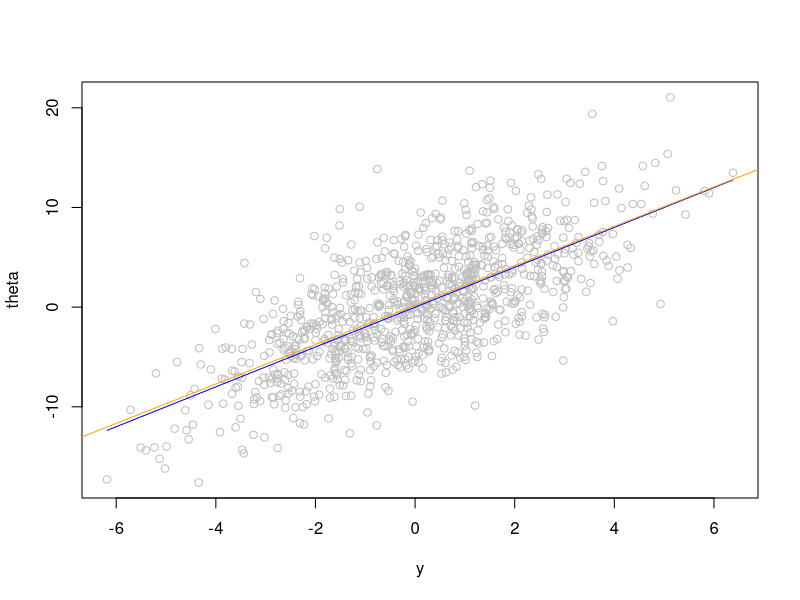
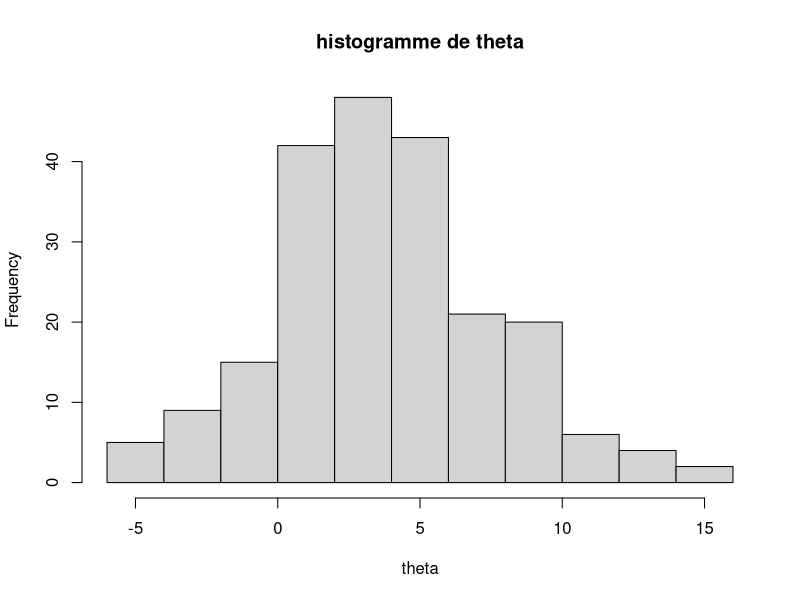
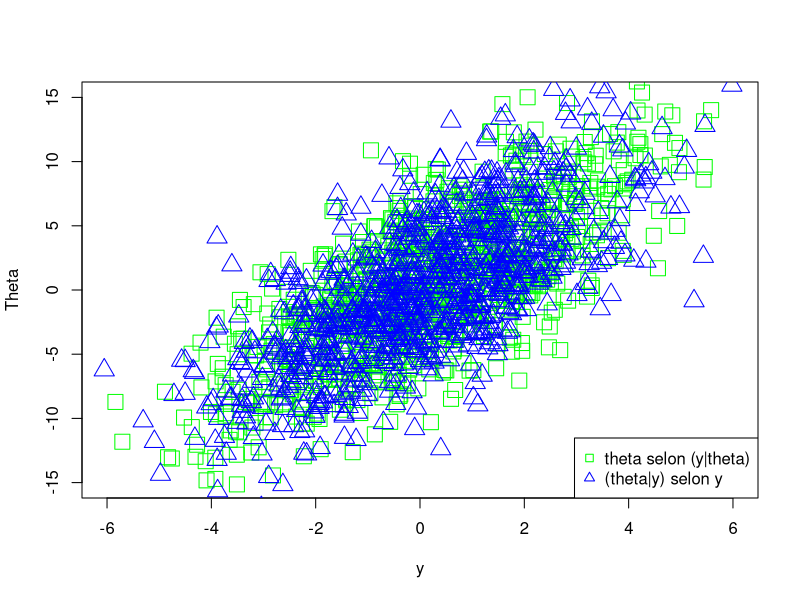
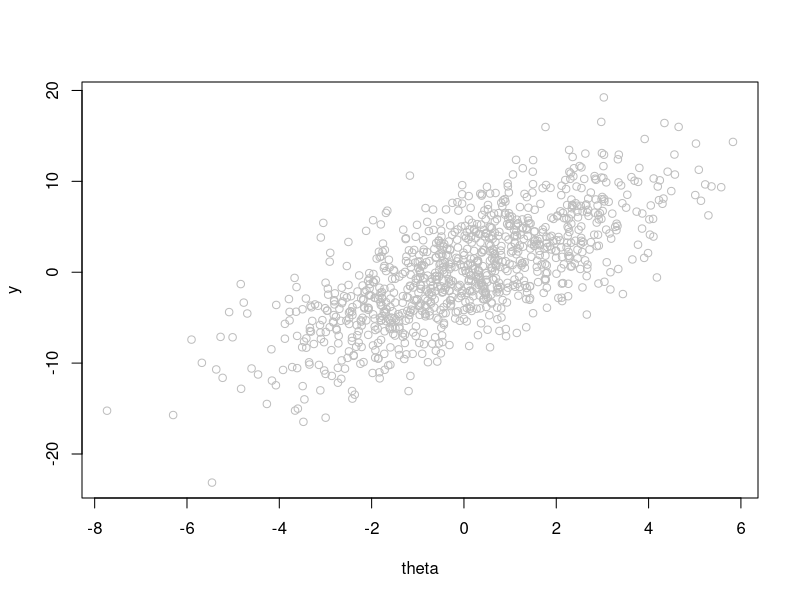

The R script that drew these images, in order:
## ---- chunk 1
  
taille <- 1000

#On tire les thetas 
theta <- rnorm(taille, 0, 32) #je ne sais pas si il veut la variance ou l'ecart-type

#on tire les y sachant theta

y <- rnorm(taille, theta/4, 2)

## ---- chunk 2
  
taille <- 1000

#On tire les thetas 
theta <- rnorm(taille, 0, sqrt(32)) #je ne sais pas si il veut la variance ou l'ecart-type

#on tire les y sachant theta

y <- rnorm(taille, theta/4, sqrt(2))

#on trace les points
plot(y, theta, col="grey")

#on trace la droite de l'espérance

curve(2*x, add=TRUE, col="blue")

#on trace la droite de la régression linéaire

abline(lm(theta ~ y), col="orange")
## ---- chunk 3
 
taille <- 100000

#On tire les thetas 
theta <- rnorm(taille, 0, sqrt(32)) #je ne sais pas si il veut la variance ou l'ecart-type

#on tire les y sachant theta

y <- rnorm(taille, theta/4, sqrt(2))
ytheta <- data.frame(theta, y)
ytheta = ytheta[ytheta[,2] < 2.01 & ytheta[,2] > 1.99,]


## ---- chunk 4
hist(ytheta[,1], main = 'histogramme de theta', xlab = 'theta')
## ---- chunk 5
taille <- 1000

#On tire les thetas 
theta <- rnorm(taille, 0, sqrt(32)) #je ne sais pas si il veut la variance ou l'ecart-type

#on tire les y sachant theta

y_theta <- rnorm(taille, theta/4, sqrt(2))

#On tire les y
y <- rnorm(taille, 0, sqrt(4)) #je ne sais pas si il veut la variance ou l'ecart-type

#on tire les thetas sachant y

theta_y <- rnorm(taille, 2*y, sqrt(16))


#on trace les deux nuages de points pour les comparer
plot(y_theta,theta,xlab="y",ylab="Theta",col="green",pch=0,xlim=c(-6,6),ylim=c(-15,15),cex=2)

points(y,theta_y,col="blue",pch=2,cex=2)
legend(x="bottomright", legend=c("theta selon (y|theta)","(theta|y) selon y"), col=c("green","blue"), pch=c(0,2))

## ---- chunk 6
theta_t = 0
t = 1100
y_liste = c()
theta_liste = c()

while (t > 0) {
  y_t = rnorm(1, theta_t/4, sqrt(2))
  theta_t = rnorm(1, 2*y_t, sqrt(16))
  y_liste = c(y_liste, y_t)
  theta_liste = c(theta_liste, theta_t)
  t = t-1
  }

ytheta= data.frame(y_liste, theta_liste)
ytheta = tail(ytheta, 1000)
#ytheta

plot(ytheta[,1], ytheta[,2], ylab = 'y', xlab = 'theta', col="grey")
  
